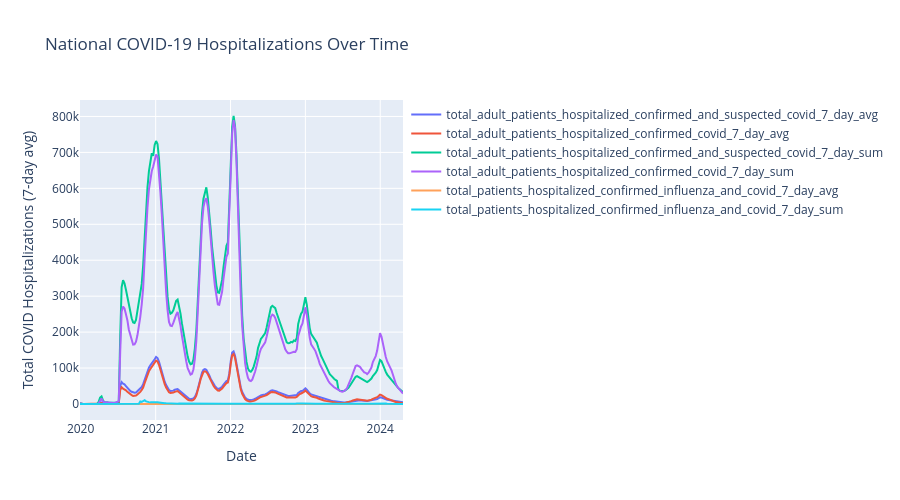

Write notebook code for a chart like this one.
### Code cell
## 3a. Interactive National Plot

fig = go.Figure()

cols = [col for col in df.columns if "confirmed" in col and "adult" in col and "-" not in col and "+" not in col and "icu" not in col and "previous" not in col and "coverage" not in col]
cols = cols + ["total_patients_hospitalized_confirmed_influenza_and_covid_7_day_avg", "total_patients_hospitalized_confirmed_influenza_and_covid_7_day_sum"] 
for col in cols:
    clean_numeric(col)

for col in cols:
    national_covid = df.groupby('collection_week')[col].sum().reset_index()
    national_covid = national_covid.sort_values('collection_week')
    fig.add_trace(go.Scatter(
        x=national_covid['collection_week'],
        y=national_covid[col],
        mode='lines',
        name=f'{col}',
        hovertemplate='Date: %{x}<br>' +
                      'Hospitalizations: %{y:,.0f}' +
                      '<extra></extra>'
    ))


fig.update_layout(
    title='National COVID-19 Hospitalizations Over Time',
    xaxis_title='Date',
    yaxis_title='Total COVID Hospitalizations (7-day avg)',
    hovermode='x unified',
    height=600,
    legend=dict(
        orientation="v",
        yanchor="top",
        y=1,
        xanchor="left",
        x=1.01
    )
)

fig.update_layout(
    hovermode='x unified',
    height=500
)

fig.show()

### Figure 1 — Plotly figure (JSON) as saved in the notebook; plotly's stock layout.template omitted (floating-point values rounded to 4 significant figures; data arrays with more than 128 entries replaced by an {"elided": "..."} marker saying what was removed)
{"data": [{"hovertemplate": "Date: %{x}<br>Hospitalizations: %{y:,.0f}<extra></extra>", "mode": "lines", "name": "total_adult_patients_hospitalized_confirmed_and_suspected_covid_7_day_avg", "type": "scatter", "x": {"elided": "226 str values"}, "y": {"elided": "226 float values"}}, {"hovertemplate": "Date: %{x}<br>Hospitalizations: %{y:,.0f}<extra></extra>", "mode": "lines", "name": "total_adult_patients_hospitalized_confirmed_covid_7_day_avg", "type": "scatter", "x": {"elided": "226 str values"}, "y": {"elided": "226 float values"}}, {"hovertemplate": "Date: %{x}<br>Hospitalizations: %{y:,.0f}<extra></extra>", "mode": "lines", "name": "total_adult_patients_hospitalized_confirmed_and_suspected_covid_7_day_sum", "type": "scatter", "x": {"elided": "226 str values"}, "y": {"elided": "226 float values"}}, {"hovertemplate": "Date: %{x}<br>Hospitalizations: %{y:,.0f}<extra></extra>", "mode": "lines", "name": "total_adult_patients_hospitalized_confirmed_covid_7_day_sum", "type": "scatter", "x": {"elided": "226 str values"}, "y": {"elided": "226 float values"}}, {"hovertemplate": "Date: %{x}<br>Hospitalizations: %{y:,.0f}<extra></extra>", "mode": "lines", "name": "total_patients_hospitalized_confirmed_influenza_and_covid_7_day_avg", "type": "scatter", "x": {"elided": "226 str values"}, "y": {"elided": "226 float values"}}, {"hovertemplate": "Date: %{x}<br>Hospitalizations: %{y:,.0f}<extra></extra>", "mode": "lines", "name": "total_patients_hospitalized_confirmed_influenza_and_covid_7_day_sum", "type": "scatter", "x": {"elided": "226 str values"}, "y": {"elided": "226 float values"}}], "layout": {"height": 500, "hovermode": "x unified", "legend": {"orientation": "v", "x": 1.01, "xanchor": "left", "y": 1, "yanchor": "top"}, "title": {"text": "National COVID-19 Hospitalizations Over Time"}, "xaxis": {"title": {"text": "Date"}}, "yaxis": {"title": {"text": "Total COVID Hospitalizations (7-day avg)"}}}}
